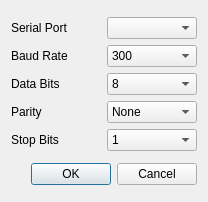
<?xml version="1.0" encoding="UTF-8"?>
<ui version="4.0">
 <class>DialogNewChannel</class>
 <widget class="QDialog" name="DialogNewChannel">
  <property name="geometry">
   <rect>
    <x>0</x>
    <y>0</y>
    <width>208</width>
    <height>202</height>
   </rect>
  </property>
  <property name="sizePolicy">
   <sizepolicy hsizetype="Fixed" vsizetype="Fixed">
    <horstretch>0</horstretch>
    <verstretch>0</verstretch>
   </sizepolicy>
  </property>
  <property name="windowTitle">
   <string>Add New Channel</string>
  </property>
  <layout class="QVBoxLayout" name="verticalLayout_2">
   <item>
    <layout class="QVBoxLayout" name="verticalLayout">
     <item>
      <layout class="QHBoxLayout" name="horizontalLayout_2">
       <item>
        <widget class="QLabel" name="label_2">
         <property name="text">
          <string>Serial Port</string>
         </property>
        </widget>
       </item>
       <item>
        <widget class="QComboBox" name="cmbPort"/>
       </item>
      </layout>
     </item>
     <item>
      <layout class="QHBoxLayout" name="horizontalLayout">
       <item>
        <widget class="QLabel" name="label">
         <property name="text">
          <string>Baud Rate</string>
         </property>
        </widget>
       </item>
       <item>
        <widget class="QComboBox" name="cmbBaudRate">
         <item>
          <property name="text">
           <string>300</string>
          </property>
         </item>
         <item>
          <property name="text">
           <string>600</string>
          </property>
         </item>
         <item>
          <property name="text">
           <string>1200</string>
          </property>
         </item>
         <item>
          <property name="text">
           <string>4800</string>
          </property>
         </item>
         <item>
          <property name="text">
           <string>9600</string>
          </property>
         </item>
         <item>
          <property name="text">
           <string>14400</string>
          </property>
         </item>
         <item>
          <property name="text">
           <string>19200</string>
          </property>
         </item>
         <item>
          <property name="text">
           <string>38400</string>
          </property>
         </item>
         <item>
          <property name="text">
           <string>57600</string>
          </property>
         </item>
         <item>
          <property name="text">
           <string>115200</string>
          </property>
         </item>
        </widget>
       </item>
      </layout>
     </item>
     <item>
      <layout class="QHBoxLayout" name="horizontalLayout_3">
       <item>
        <widget class="QLabel" name="label_3">
         <property name="text">
          <string>Data Bits</string>
         </property>
        </widget>
       </item>
       <item>
        <widget class="QComboBox" name="cmbDataBits">
         <item>
          <property name="text">
           <string>8</string>
          </property>
         </item>
         <item>
          <property name="text">
           <string>7</string>
          </property>
         </item>
        </widget>
       </item>
      </layout>
     </item>
     <item>
      <layout class="QHBoxLayout" name="horizontalLayout_5">
       <item>
        <widget class="QLabel" name="label_5">
         <property name="text">
          <string>Parity</string>
         </property>
        </widget>
       </item>
       <item>
        <widget class="QComboBox" name="cmbParity">
         <item>
          <property name="text">
           <string>None</string>
          </property>
         </item>
         <item>
          <property name="text">
           <string>Even</string>
          </property>
         </item>
         <item>
          <property name="text">
           <string>Odd</string>
          </property>
         </item>
        </widget>
       </item>
      </layout>
     </item>
     <item>
      <layout class="QHBoxLayout" name="horizontalLayout_4">
       <item>
        <widget class="QLabel" name="label_4">
         <property name="text">
          <string>Stop Bits</string>
         </property>
        </widget>
       </item>
       <item>
        <widget class="QComboBox" name="cmbStopBits">
         <item>
          <property name="text">
           <string>1</string>
          </property>
         </item>
         <item>
          <property name="text">
           <string>2</string>
          </property>
         </item>
        </widget>
       </item>
      </layout>
     </item>
    </layout>
   </item>
   <item>
    <widget class="QDialogButtonBox" name="buttonBox_2">
     <property name="orientation">
      <enum>Qt::Horizontal</enum>
     </property>
     <property name="standardButtons">
      <set>QDialogButtonBox::Cancel|QDialogButtonBox::Ok</set>
     </property>
    </widget>
   </item>
  </layout>
 </widget>
 <resources/>
 <connections>
  <connection>
   <sender>buttonBox_2</sender>
   <signal>accepted()</signal>
   <receiver>DialogNewChannel</receiver>
   <slot>accept()</slot>
   <hints>
    <hint type="sourcelabel">
     <x>103</x>
     <y>181</y>
    </hint>
    <hint type="destinationlabel">
     <x>103</x>
     <y>100</y>
    </hint>
   </hints>
  </connection>
  <connection>
   <sender>buttonBox_2</sender>
   <signal>rejected()</signal>
   <receiver>DialogNewChannel</receiver>
   <slot>reject()</slot>
   <hints>
    <hint type="sourcelabel">
     <x>103</x>
     <y>181</y>
    </hint>
    <hint type="destinationlabel">
     <x>103</x>
     <y>100</y>
    </hint>
   </hints>
  </connection>
 </connections>
</ui>
